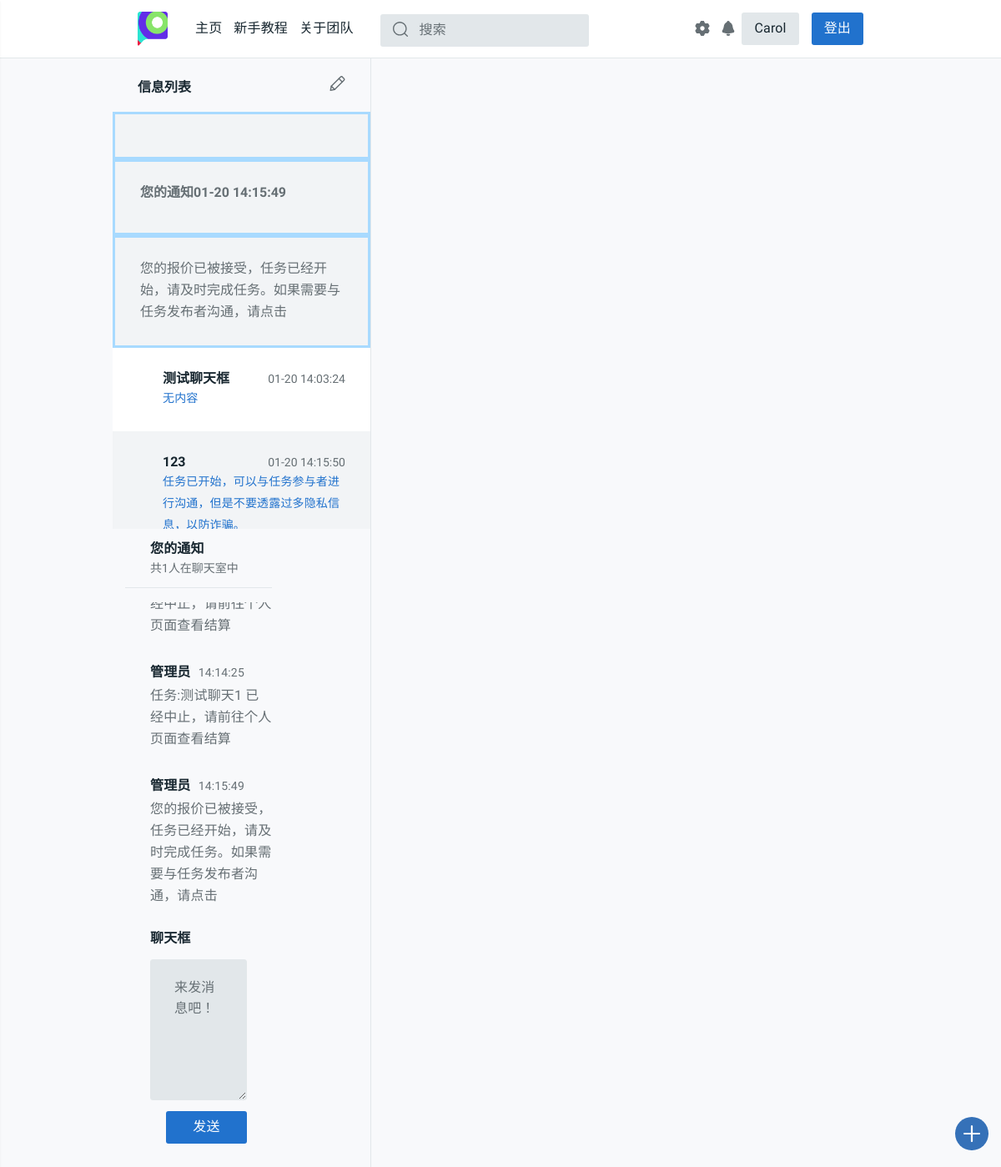
/chatroom/150c16d9d096e70af3596111d7402397 (signed in), run on the app's committed database.
### task_platform/models.py (models this page shows, shortened)
class Chatinfo(models.Model):
    room_id = models.CharField(max_length=32, null=True, blank=True)
    task_id = models.IntegerField(null=True, blank=True)
    message = RichTextUploadingField(null=True, blank=True)
    sender = models.CharField(max_length=128, null=True, blank=True)
    send_time = models.DateTimeField(auto_now_add=True)
    class Meta:
        ordering = ['send_time']
        verbose_name = '聊天信息'
        verbose_name_plural = '聊天信息'

class Task(models.Model):
    state = (('未开始', 'waitting'), ('进行中', 'processing'), ('中止', 'abort'),
             ('撤销', 'revoke'), ('超时', 'timeout'), ('完成', 'completed'))
    publisher = models.CharField(max_length=128)
    pub_time = models.DateTimeField(auto_now_add=True)
    begin_time = models.DateTimeField(null=True, blank=True)
    end_time = models.DateTimeField(null=True, blank=True)
    people_needed = models.IntegerField(default=1)
    people_now = models.IntegerField(default=0)
    expected_time_consuming = models.DecimalField(
        max_digits=12, decimal_places=1, default=0.0)
    task_description = models.CharField(max_length=50, default="None")
    task_detail = RichTextUploadingField(default='None')
    task_state = models.CharField(max_length=32, choices=state, default='未开始')
    task_class = models.CharField(max_length=48, default='赏金模式')
    class Meta:
        ordering = ['pub_time']
        verbose_name = '任务'
        verbose_name_plural = '任务'

### task_platform/views.py (the view, shortened to what this page needs)
# urls.py: path('chatroom/<str:room_id>', views.chatroom, name='chatroom'),
def chatroom(request, room_id):
    username = request.session.get('user_name', None)
    if not username:
        return redirect('/login/')
    chatinfo_list = Chatinfo.objects.filter(room_id=room_id).order_by('send_time')
    if chatinfo_list.count() == 0:
        return redirect('/profile/')
    user = User.objects.get(name=username)
    student_id = user.stu_id
    phone = user.phone
    dept = user.dept
    nikename = username
    rec_list = None
    if user.dept == 'None':
        dept = '暂无信息'
    ChatVision.objects.filter(room_id=room_id, username=username).update(has_seen=True)
    if get_notice_room_id(username) == room_id:
        task_description = '您的通知'
        tot_people_num = 1
        updated_time = user.updated_time
        if updated_time:
            if timezone.now() > updated_time + timedelta(0, settings.BACK_TIMEDELTA):
                user.send_state = 1
                user.updated_time = None
                user.save()
    '''
    左侧的任务聊天框列表，目前只展示进行中的任务
    '''
    rec_task_id_list = Task_receive.objects.filter(username=username).values_list('task_id')
    latest_task_list = Task.objects.filter(
        (Q(publisher=username) | Q(id__in=rec_task_id_list)) & Q(task_state='进行中')
    ).order_by('-task_state') # 进行中 任务在前面
    task_chatinfo_list = []
    for _task in latest_task_list:
        _latest_chatinfo = Chatinfo.objects.filter(task_id=_task.id).order_by('-send_time').first()
        _latest_message, _latest_send_time = _latest_chatinfo.message, _latest_chatinfo.send_time
        _latest_send_time = _latest_send_time.strftime('%m-%d %H:%M:%S')
        if _latest_message:
            _latest_message = re.sub('<img.*/>', '[图片]', _latest_message)
        else:
            _latest_message = '<p>无内容</p>'
        task_chatinfo_list.append((get_room_id(_task), _task.task_description, _latest_message, _latest_send_time))
    task_chatinfo_list = sorted(task_chatinfo_list, key=lambda x: x[3])
    notice = Chatinfo.objects.filter(room_id=get_notice_room_id(username)).order_by('-send_time').first()
    _message = notice.message
    if _message == None or _message == 'None':
        _message = '<p>无内容</p>'
    _message = re.sub('<img.*/>', '[图片]', notice.message)
    task_chatinfo_list.insert(0, (get_notice_room_id(username), '您的通知', _message, notice.send_time.strftime('%m-%d %H:%M:%S')))
    '''
    右侧聊天框
    '''
    message_list = []
    begin_day = chatinfo_list.first().send_time.strftime('%Y-%m-%d')
    for message in chatinfo_list:
        _underline_flag = False
        _send_time = message.send_time.strftime('%H:%M:%S')
        _NIKENAME = 'None'
        _message = message.message
        _underline_info = 'None'
        _yourself = False
        _today = message.send_time.strftime('%Y-%m-%d')
        if message.sender == username:
            _NIKENAME = nikename
            _yourself = True
        elif message.sender == 'Admin':
            _NIKENAME = '管理员'
        elif message.sender == task.publisher:
            _NIKENAME = '发布者:天辉'
        else:
            lens = len(rec_list.values_list('username'))
            for idx in range(lens):
                if rec_list[idx].username == message.sender:
                    _NIKENAME = "接收者:{}".format(settings.NIKENAMES[idx])
                    break
        if _message:
            img_path_res = re.findall('(<img.*src=\"(.*?)\"(.*?)/>)', _message)
            if img_path_res:
                for each_ in img_path_res:
                    img_id = base64.b64encode(each_[1].encode(encoding='utf-8')).decode('utf-8')
                    _message = re.sub(
                        '<img.*?/>(?!</a>)', '<a href=/image/{}>{}</a>'.format(img_id, each_[0]), _message, 1
                    )
        else:
            _message = '无内容'
        if begin_day != _today:
            _underline_flag = True
            _underline_info = message.send_time.strftime('%m/%d/%Y')
            begin_day = _today
        message_list.append(
            (_underline_flag, _underline_info, _NIKENAME, _message, _send_time, _yourself)
        )
    notice_room = '/chatroom/{}'.format(get_notice_room_id(username))
    notice_num = chatinfo_num(username)
    return render(request, 'task_platform/chatroom.html', locals())

### task_platform/tools.py (called while the page is built)
@csrf_exempt
def get_room_id(task):
    md5 = hashlib.md5()
    md5.update('{}{}'.format(task.id, task.publisher).encode())
    return md5.hexdigest()

@csrf_exempt
def get_notice_room_id(username):
    md5 = hashlib.md5()
    md5.update(username.encode())
    return md5.hexdigest()

def chatinfo_num(username):
    withs = Withdraw.objects.filter(username=username, state='完成', noticed=False)
    for each_with in withs:
        send_notice(username, '恭喜您，您于{}发起的提现{}元的请求已经接受，请查看您支付宝余额，如果有问题请联系platform_office@163.com。'.format(each_with.start_time.strftime('%Y-%m-%d %M:%H:%S'), each_with.money))
        each_with.noticed = True
        each_with.save()
    chatnum = ChatVision.objects.filter(username=username, has_seen=False).count()
    return chatnum

### task_platform/templates/task_platform/chatroom.html (shortened to what this page needs)
{% extends 'task_platform/base.html' %}
{% load staticfiles %}
{% block content %}
<head>
  <title聊天室</title> <meta name="keywords" content="HTML5 Template">
    <link rel="stylesheet" href="{% static 'css/style.css' %}">
    <link rel="stylesheet" href="{% static 'css/chatroom.css' %}">
</head>
<body>
  <main id="tt-pageContent" class="tt-offset-small">
    <div class="container">
      <div class="tt-messages-layout">
        <div class="row no-gutters">
          <div class="col-md-4 tt-aside" id="js-aside">
            <a href="#" class="tt-title-aside">
              <h2 class="tt-title">
                信息列表
              </h2>
              <i class="tt-icon">
                <svg class="icon">
                  <use xlink:href="#icon-pencil"></use>
                </svg>
              </i>
            </a>
            <div class="tt-all-avatar">
              <div class="tt-list-avatar js-init-scroll" style="height:500px;overflow:auto;">
                {% for room_id_, task_description, latest_message, latest_send_time in task_chatinfo_list %}
                <a onclick="window.location='/chatroom/{{ room_id_ }}'" id="{{ task_description }}" class="tt-item tt-itemselect">
                  <div class="tt-col-description">
                    <h4 class='tt-title'><span>{{ task_description }}</span><span class="time">{{ latest_send_time }}</span></h4>
                    <div class="tt-message tt-select">{{ latest_message | safe }}</div>
                  </div>
                </a>
                {% endfor %}
              </div>
            </div>
          </div>
          <div class="col-md-8">
            <div class="tt-title-content">
              <h2 class="tt-title" id="chatroomname">
                {{ task_description }}
              </h2>
                <div class="tt-description">
                  共{{ tot_people_num }}人在聊天室中
                </div>
                  <a href="#" class="tt-icon-link">
                    <i class="tt-icon">
                      <svg class="icon">
                        <use xlink:href="#notification"></use>
                      </svg>
                    </i>
                  </a>
                </div>
                <div id="scroll_div" class="tt-list-time-topic" style="height:380;overflow:auto;  ">
                  {% for underline_flag, underline_info, nikename, message, send_time, yourself in message_list %}
                  {% if yourself %}
                  <div class="tt-item" id="chattable" style="margin-top:0px;margin-bottom:15px;margin-right:25px; text-align:right;justify-content:flex-end">
                    <div class="tt-col-description" style="padding:0 0 0 0px;">
                      <h4 class="tt-title" style=""><a id="chatusername" href="#">{{ nikename }}</a> <span class="time">{{ send_time }}</span></h4>
                      <span style="margin:0px">{{ message | safe }}</span>
                    </div>
                  </div>
                  {% else %}
                  <div class="tt-item" id="chattable" style="margin-bottom:15px;">
                    <div class="tt-col-description" style="padding:0 0 0 0px;">
                      <h4 class="tt-title" style=""><a id="chatusername" href="#">{{ nikename }}</a> <span class="time">{{ send_time }}</span></h4>
                      <span style="margin:0px">{{ message | safe }}</span>
                    </div>
                  </div>
                  {% endif %}
                  {% endfor %}
                </div>
                <div class="tt-wrapper-inner">
                  <form class="pt-editor form-default" style="padding-top:10px;" method='POST'>
                    <div class="form-group">
                      <h6 class="pt-title">聊天框</h6>
                      <textarea name="new_message" class="form-control" rows="3" placeholder="来发消息吧！"></textarea>
                    </div>
                    <div class="pt-row">
                      <div class="col-auto ml-auto">
                        <input type="submit" name="send" class="btn btn-secondary btn-custom" value="发送"></input>
                      </div>
                    </div>
                  </form>
                </div>
              </div>
            </div>
          </div>
        </div>
    </main>
</body>
{% endblock %}

### data on the page
Chatinfo: message "您的报价已被接受，任务已经开始，请及时完成任务。如果需要与任务发布者沟通，请点击", message "您的报价已被接受，任务已经开始，请及时完成任务。如果需要与任务发布者沟通，请点击"
Task: task_chatinfo_list "测试聊天框"
Task: task_chatinfo_list "123"
Chatinfo: message "任务已开始，可以与任务参与者进行沟通，但是不要透露过多隐私信息，以防诈骗。"
Chatinfo: message "任务:测试聊天1 已经中止，请前往个人页面查看结算"

### other printed values
{{ request.session.user_name }} "Carol"
{{ task_description }} "您的通知"
{{ latest_send_time }} "01-20 14:15:49" "01-20 14:03:24" "01-20 14:15:50"
{{ latest_message | safe }} "无内容"
{{ tot_people_num }} "1"
{{ nikename }} "管理员" "管理员"
{{ send_time }} "14:14:25" "14:15:49"
